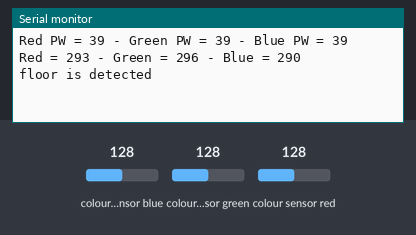
A sketch run on a simulated Arduino Uno, built with avr-gcc and run on an emulated ATmega328P. Shown: the last lines printed to the serial monitor. Wiring (inferred from the names in the program): TCS3200 colour sensor: output pin 4; S2 pin 2; S3 pin 3. The inputs (shaded band) are chosen by the test bench; at power-on: colour sensor blue 128, colour sensor green 128, colour sensor red 128.

Above: at 1.2 s.
1.3 s: colour sensor blue set to 5
At 2.4 s:
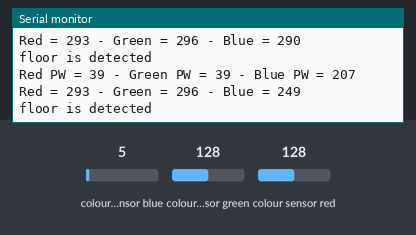
2.8 s: colour sensor green set to 250
At 4.3 s:
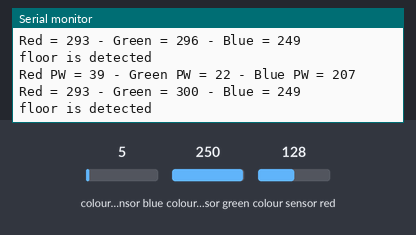
5.8 s: colour sensor red set to 5
At 7.2 s:
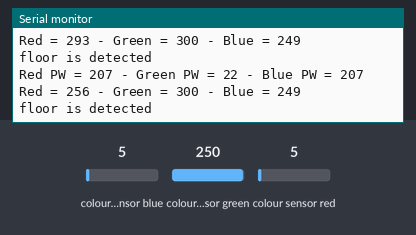
7.3 s: colour sensor green set to 5
At 8.8 s:
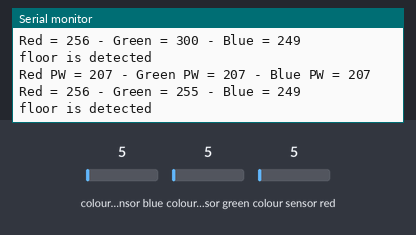
Timing chart, 0 to 10.3 s (numbered marks = the images above; inputs shaded):
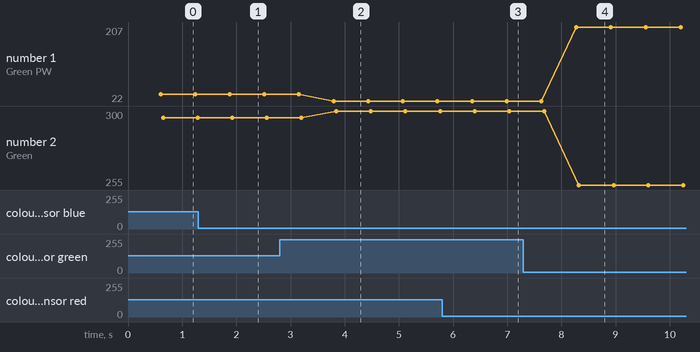

Measured:
- after the input at 1.3 s, the serial monitor: prints a new line after 0.58 s (image 1)
- after the input at 2.8 s, the serial monitor: prints a new line after 0.99 s (image 2)
- after the input at 5.8 s, the serial monitor: prints a new line after 1.2 s (image 3)
- after the input at 7.3 s, the serial monitor: prints a new line after 0.97 s (image 4)
- plotted number 1: 39 → 22 after the input at 2.8 s
- plotted number 2: 296 → 300 after the input at 2.8 s, 300 → 255 after the input at 7.3 s

The sketch:

colorsensor.ino
```cpp
// Define color sensor pins
#define S0 0
#define S1 1
#define S2 2
#define S3 3
#define sensorOut 4

// Calibration Values
// *Get these from Calibration Sketch
int redMin = 213; // Red minimum value
int redMax = 1365; // Red maximum value
int greenMin = 207; // Green minimum value
int greenMax = 1243; // Green maximum value
int blueMin = 180; // Blue minimum value
int blueMax = 1204; // Blue maximum value

// Variables for Color Pulse Width Measurements
int redPW = 0;
int greenPW = 0;
int bluePW = 0;

// Variables for final Color values
int redValue;
int greenValue;
int blueValue;

void setup() {
	// Set S0 - S3 as outputs
	pinMode(S0, OUTPUT);
	pinMode(S1, OUTPUT);
	pinMode(S2, OUTPUT);
	pinMode(S3, OUTPUT);

	// Set Pulse Width scaling to 20%
	digitalWrite(S0,HIGH);
	digitalWrite(S1,LOW);

	// Set Sensor output as input
	pinMode(sensorOut, INPUT);

	// Setup Serial Monitor
	Serial.begin(9600);
}

void loop() {
	// Read Red Pulse Width
	redPW = getRedPW();
  // Map to value from 0-255
  redValue = map(redPW, redMin,redMax,255,0);
	// Delay to stabilize sensor
	delay(200);

	// Read Green Pulse Width
	greenPW = getGreenPW();
  // Map to value from 0-255
  greenValue = map(greenPW, greenMin, greenMax,255,0);
	// Delay to stabilize sensor
	delay(200);

	// Read Blue Pulse Width
	bluePW = getBluePW();
  // Map to value from 0-255
  blueValue = map(bluePW, blueMin, blueMax,255,0);
	// Delay to stabilize sensor
	delay(200);

  // Print output to Serial Monitor
	Serial.print("Red PW = ");
	Serial.print(redPW);
	Serial.print(" - Green PW = ");
	Serial.print(greenPW);
	Serial.print(" - Blue PW = ");
	Serial.println(bluePW);

	// Print output to Serial Monitor
	Serial.print("Red = ");
	Serial.print(redValue);
	Serial.print(" - Green = ");
	Serial.print(greenValue);
	Serial.print(" - Blue = ");
	Serial.println(blueValue);

  if (redValue < 50 && blueValue < 50 && greenValue < 50) Serial.println("Black is detected");
  if (redValue > 210 && blueValue > 210 && greenValue > 210){
    Serial.println("floor is detected");
  }
  else if (redValue > greenValue && redValue > blueValue) Serial.println("Red is Detected");
  else if (greenValue > blueValue && greenValue > redValue) Serial.println("Green is Detected");
  else if (blueValue > redValue && blueValue > greenValue) Serial.println("Blue is Detected");
  else Serial.println("Nothing is Detected");
}


// Function to read Red Pulse Widths
int getRedPW() {
	// Set sensor to read Red only
	digitalWrite(S2,LOW);
	digitalWrite(S3,LOW);
	// Define integer to represent Pulse Width
	int PW;
	// Read the output Pulse Width
	PW = pulseIn(sensorOut, LOW);
	// Return the value
	return PW;
}

// Function to read Green Pulse Widths
int getGreenPW() {
	// Set sensor to read Green only
	digitalWrite(S2,HIGH);
	digitalWrite(S3,HIGH);
	// Define integer to represent Pulse Width
	int PW;
	// Read the output Pulse Width
	PW = pulseIn(sensorOut, LOW);
	// Return the value
	return PW;
}

// Function to read Blue Pulse Widths
int getBluePW() {
	// Set sensor to read Blue only
	digitalWrite(S2,LOW);
	digitalWrite(S3,HIGH);
	// Define integer to represent Pulse Width
	int PW;
	// Read the output Pulse Width
	PW = pulseIn(sensorOut, LOW);
	// Return the value
	return PW;
}
```
